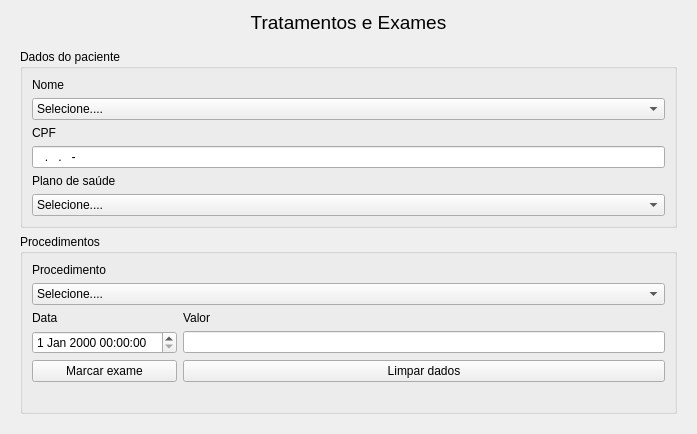
<?xml version="1.0" encoding="UTF-8"?>
<ui version="4.0">
 <class>Form</class>
 <widget class="QWidget" name="Form">
  <property name="geometry">
   <rect>
    <x>0</x>
    <y>0</y>
    <width>697</width>
    <height>383</height>
   </rect>
  </property>
  <property name="sizePolicy">
   <sizepolicy hsizetype="Fixed" vsizetype="Preferred">
    <horstretch>0</horstretch>
    <verstretch>0</verstretch>
   </sizepolicy>
  </property>
  <property name="maximumSize">
   <size>
    <width>800</width>
    <height>383</height>
   </size>
  </property>
  <property name="windowTitle">
   <string>Marcar exame</string>
  </property>
  <property name="windowIcon">
   <iconset>
    <normaloff>../icons/exame.png</normaloff>../icons/exame.png</iconset>
  </property>
  <layout class="QVBoxLayout" name="verticalLayout">
   <item>
    <widget class="QLabel" name="label">
     <property name="sizePolicy">
      <sizepolicy hsizetype="Preferred" vsizetype="Fixed">
       <horstretch>0</horstretch>
       <verstretch>0</verstretch>
      </sizepolicy>
     </property>
     <property name="maximumSize">
      <size>
       <width>800</width>
       <height>16777215</height>
      </size>
     </property>
     <property name="font">
      <font>
       <pointsize>14</pointsize>
      </font>
     </property>
     <property name="text">
      <string>Tratamentos e Exames</string>
     </property>
     <property name="alignment">
      <set>Qt::AlignCenter</set>
     </property>
    </widget>
   </item>
   <item>
    <widget class="QWidget" name="widget" native="true">
     <layout class="QVBoxLayout" name="verticalLayout_2">
      <item>
       <widget class="QGroupBox" name="groupBox">
        <property name="sizePolicy">
         <sizepolicy hsizetype="Preferred" vsizetype="Fixed">
          <horstretch>0</horstretch>
          <verstretch>0</verstretch>
         </sizepolicy>
        </property>
        <property name="title">
         <string>Dados do paciente</string>
        </property>
        <layout class="QVBoxLayout" name="verticalLayout_3">
         <item>
          <layout class="QGridLayout" name="gridLayout">
           <item row="3" column="0">
            <widget class="QLabel" name="label_3">
             <property name="text">
              <string>CPF</string>
             </property>
            </widget>
           </item>
           <item row="0" column="0">
            <widget class="QLabel" name="label_2">
             <property name="text">
              <string>Nome</string>
             </property>
            </widget>
           </item>
           <item row="5" column="0">
            <widget class="QLabel" name="label_8">
             <property name="text">
              <string>Plano de saúde</string>
             </property>
            </widget>
           </item>
           <item row="1" column="0">
            <widget class="QComboBox" name="combo_paciente">
             <item>
              <property name="text">
               <string>Selecione....</string>
              </property>
             </item>
            </widget>
           </item>
           <item row="6" column="0">
            <widget class="QComboBox" name="combo_plano">
             <item>
              <property name="text">
               <string>Selecione....</string>
              </property>
             </item>
             <item>
              <property name="text">
               <string>Sim</string>
              </property>
             </item>
             <item>
              <property name="text">
               <string>Não</string>
              </property>
             </item>
            </widget>
           </item>
           <item row="4" column="0">
            <widget class="QLineEdit" name="cpf">
             <property name="inputMask">
              <string>###.###.###-##</string>
             </property>
            </widget>
           </item>
          </layout>
         </item>
        </layout>
       </widget>
      </item>
      <item>
       <widget class="QGroupBox" name="groupBox_2">
        <property name="sizePolicy">
         <sizepolicy hsizetype="Minimum" vsizetype="Minimum">
          <horstretch>0</horstretch>
          <verstretch>0</verstretch>
         </sizepolicy>
        </property>
        <property name="title">
         <string>Procedimentos</string>
        </property>
        <layout class="QHBoxLayout" name="horizontalLayout_2">
         <item>
          <layout class="QGridLayout" name="gridLayout_2">
           <item row="3" column="0">
            <widget class="QDateTimeEdit" name="data_exame"/>
           </item>
           <item row="4" column="0">
            <widget class="QPushButton" name="marcar_btn">
             <property name="text">
              <string>Marcar exame</string>
             </property>
            </widget>
           </item>
           <item row="2" column="0">
            <widget class="QLabel" name="label_10">
             <property name="text">
              <string>Data</string>
             </property>
            </widget>
           </item>
           <item row="3" column="1">
            <widget class="QLineEdit" name="valor"/>
           </item>
           <item row="2" column="1">
            <widget class="QLabel" name="label_12">
             <property name="text">
              <string>Valor</string>
             </property>
            </widget>
           </item>
           <item row="4" column="1">
            <widget class="QPushButton" name="limpar_btn">
             <property name="text">
              <string>Limpar dados</string>
             </property>
            </widget>
           </item>
           <item row="1" column="0" colspan="2">
            <widget class="QComboBox" name="combo_procedimento">
             <item>
              <property name="text">
               <string>Selecione....</string>
              </property>
             </item>
             <item>
              <property name="text">
               <string>Hemograma</string>
              </property>
             </item>
             <item>
              <property name="text">
               <string>Eletrocardiograma</string>
              </property>
             </item>
             <item>
              <property name="text">
               <string>Exame de urina</string>
              </property>
             </item>
             <item>
              <property name="text">
               <string>Exame de fezes</string>
              </property>
             </item>
             <item>
              <property name="text">
               <string>Glicose em jejum</string>
              </property>
             </item>
             <item>
              <property name="text">
               <string>Lipidograma</string>
              </property>
             </item>
             <item>
              <property name="text">
               <string>Teste de hormônio</string>
              </property>
             </item>
            </widget>
           </item>
           <item row="0" column="0" colspan="2">
            <widget class="QLabel" name="label_9">
             <property name="text">
              <string>Procedimento</string>
             </property>
            </widget>
           </item>
           <item row="5" column="0">
            <widget class="QLabel" name="label_msg">
             <property name="text">
              <string/>
             </property>
            </widget>
           </item>
          </layout>
         </item>
        </layout>
       </widget>
      </item>
     </layout>
    </widget>
   </item>
  </layout>
 </widget>
 <resources/>
 <connections/>
</ui>
